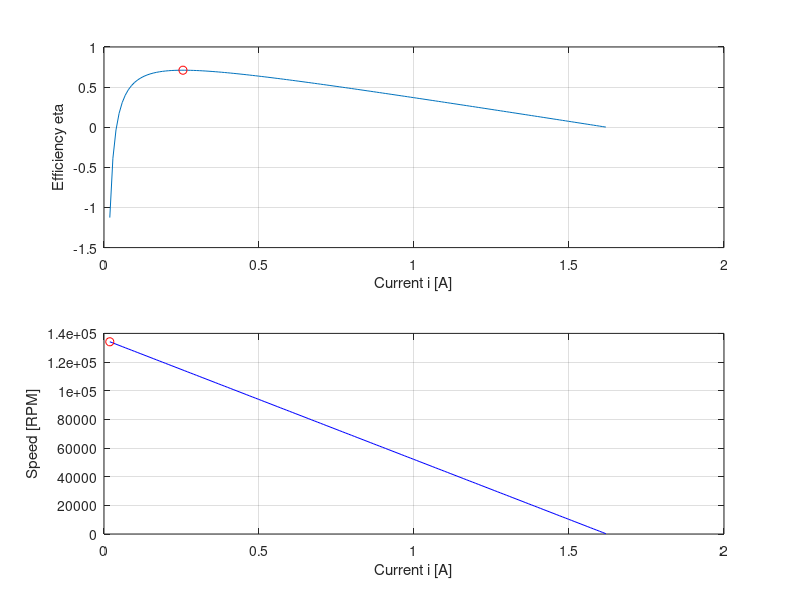

The MATLAB script that drew this image:
% DC motor datasheet parameters
R = 7.4
tau_c = 0.001  % friction [Nm]
K=0.025        % Torque constant [Nm/A]
V =12          % supply voltage [V]
i_s = V/R      % Stall current [A]
i_n = 0.0187     % no load current
i=[ i_n: 0.01: i_s] 
eta = (-R*K*i.^2 + (tau_c*R+V*K)*i -tau_c*V)./(V*K*i) %efficiency []


RAD2RPM = 180/2*pi
speedRPM = RAD2RPM*(V-R*i)/K
no_load_speedRPM = speedRPM(1) % no load speed corresponds to current to overcome coulomb friction torques




% compute point of max efficiency analytically
i_max = sqrt(tau_c*V/(R*K))
eta_max = (-R*K*i_max.^2 + (tau_c*R+V*K)*i_max -tau_c*V)./(V*K*i_max)


% verify it matches with the computed curve
subplot(2,1,1)
plot(i, eta)
grid on
hold on
plot(i_max, eta_max,'ro')
xlabel('Current i [A]')
ylabel('Efficiency eta')


subplot(2,1,2)
% plot speed current characteristic
plot(i, speedRPM,'b')    
grid on
hold on 
plot(i_n, no_load_speedRPM,'ro')
xlabel('Current i [A]')
ylabel('Speed [RPM]')